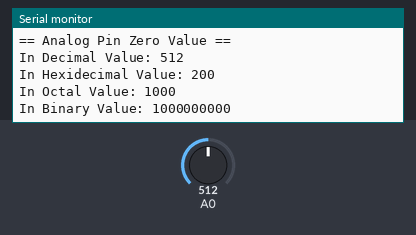
Bench run of a sketch on a simulated Arduino Uno, built with avr-gcc and run on an emulated ATmega328P. Shown: the last lines printed to the serial monitor. Inputs (shaded band) come from the test bench; at power-on: A0 = 512.

Above: at 10.8 s.
10.9 s: A0 set to 716
At 21.0 s:
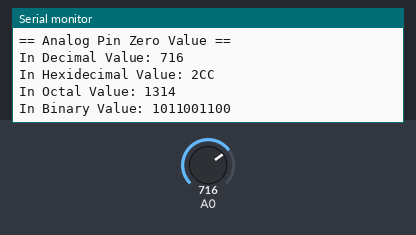
21.6 s: A0 set to 511
At 31.1 s:
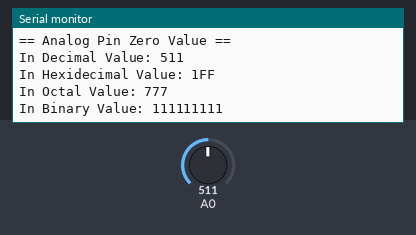
31.7 s: A0 set to 122
At 41.2 s:
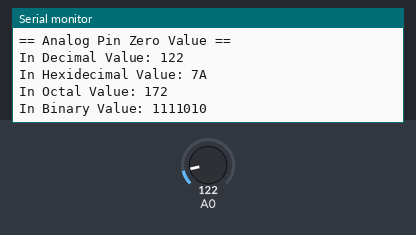
Timing chart, 0 to 42.7 s (numbered marks = the images above; inputs shaded):
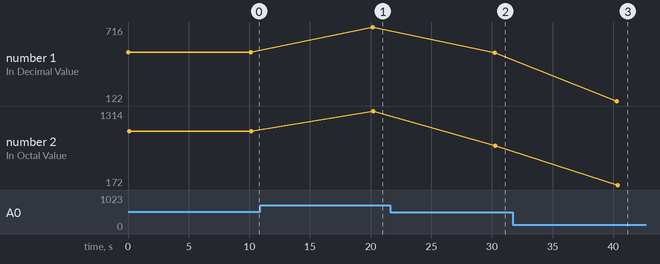

The sketch:

serialPrintln_nov06c.ino
```cpp
// Serial port analog output via println()

int analogValue = 0;  // intantiate mutable integer variable value


void setup() {
  // put your setup code here, to run once:
  Serial.begin(9600);  //open serial port at 9600 bps

}

void loop() {
  // put your main code here, to run repeatedly:
  analogValue = analogRead(0);  // read the analog input on pin 0 (zero)
  Serial.println("== Analog Pin Zero Value ==");
  // print the reading in several formats
  Serial.print("In Decimal Value: ");
  Serial.println(analogValue);  // default is ASCII encoded decimal. syntax as declared: Serial.println(analogValue, DEC);

  Serial.print("In Hexidecimal Value: ");
  Serial.println(analogValue, HEX);  // as ASCII encoded hexidecimal

  Serial.print("In Octal Value: ");
  Serial.println(analogValue, OCT);  // as ASCII encoded octal

  Serial.print("In Binary Value: ");
  Serial.println(analogValue, BIN);  // as ASCII encoded binary

  Serial.println();  // space in output

  // delay in milliseconds before next reading
  delay(10000);

}
```

Measured:
- after the input at 10.9 s, the serial monitor: prints a new line after 9.3 s (image 1)
- after the input at 21.6 s, the serial monitor: prints a new line after 8.6 s (image 2)
- after the input at 31.7 s, the serial monitor: prints a new line after 8.6 s (image 3)
- plotted number 1: 512 → 716 after the input at 10.9 s, 716 → 511 after the input at 21.6 s, 511 → 122 after the input at 31.7 s
- plotted number 2: 1000 → 1314 after the input at 10.9 s, 1314 → 777 after the input at 21.6 s, 777 → 172 after the input at 31.7 s
